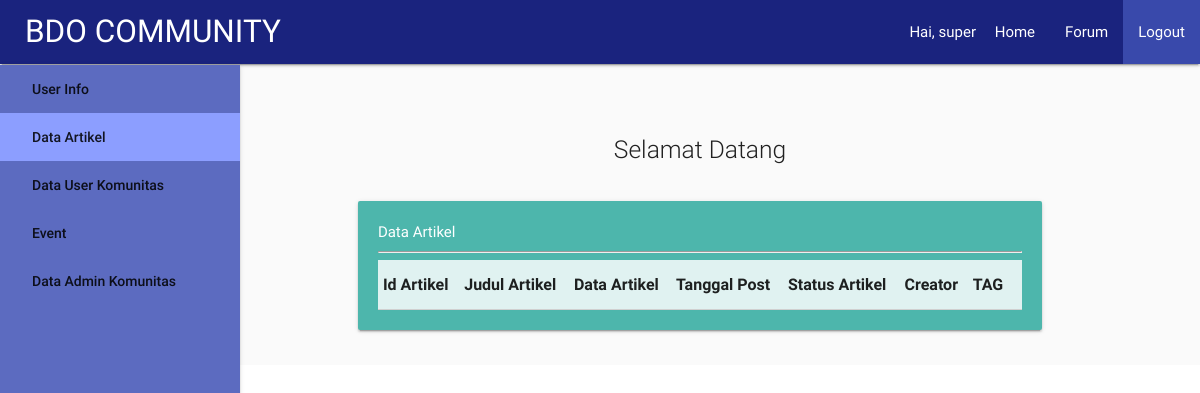
Page /dashboard/hi_dataartikel.php (signed in) on the earlier database version.
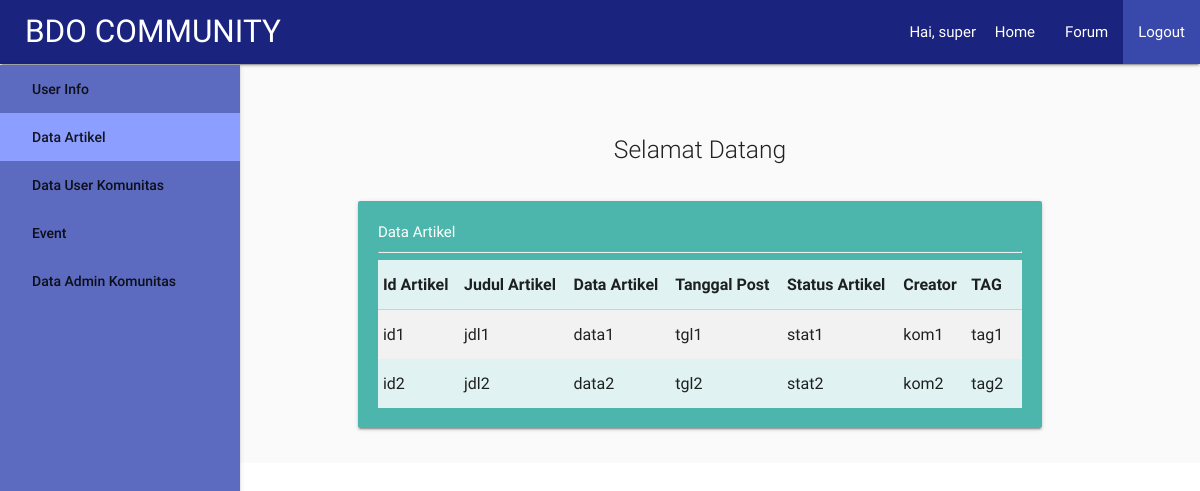
Same page on the later database version.
### tables this page shows
CREATE TABLE `data_artikel` (
  `idArtikel` varchar(10) NOT NULL,
  `jdlArtikel` varchar(60) NOT NULL,
  `dtArtikel` text NOT NULL,
  `tglArtikel` varchar(30) NOT NULL,
  `statusArtikel` varchar(30) NOT NULL,
  `creatorArtikel` varchar(30) NOT NULL,
  `idTag` varchar(10) NOT NULL
);

### proses/proses_cekSession.php (called while the page is built, shortened)
<?php
if(!isset($_SESSION['session_user'])){
  header('Location: ../index.php');
}else{
  $user = $_SESSION['session_user'];
  $role = $_SESSION['session_role'];
}
?>

### dashboard/hi_dataartikel.php (the view, shortened to what this page needs)
<?php
include("../proses/proses_cekSession.php");
include("../proses/proses_koneksi.php");
if($role == 1){
  $query = "SELECT * FROM data_artikel";
  $result = mysqli_query($conn,$query);
}else if($role == 2){
  $r = "Admin Komunitas";
  $query = "SELECT * FROM data_artikel WHERE creatorArtikel = '$komunitas'";
  $result = mysqli_query($conn,$query);
}else{
  header('Location: ../index.php');
}
?>
<html>
<head>
  <link href="../css/materialize.css" rel="stylesheet">
  <link href="../css/style.css" rel="stylesheet">
</head>
<body>
  <div class="navbar-fixed">
    <nav >
      <div class="nav-wrapper indigo darken-4" >
        <a href="#" class="brand-logo" style="margin-left:25px;">BDO COMMUNITY</a>
        <ul id="nav-mobile" class="right hide-on-med-and-down">
          <li>Hai, <?php echo $user; ?>&nbsp;</li>
          <li><a href="../">Home</a></li>
          <li><a href="#">Forum</a></li>
          <li><a class="indigo darken-1" href="../proses/proses_logOut.php">Logout</a></li>
        </ul>
      </div>
    </nav>
  </div>
  <div class="row">
    <header class="col s2">
      <ul style="width:240px; margin-top:65px;" class="side-nav fixed indigo lighten-1">
        <a href="hi_index.php">User Info</a></li>
        <a href="#" class="indigo accent-1">Data Artikel</a></li>
        <a href="hi_datauserkomunitas.php">Data User Komunitas</a></li>
        <a href="hi_dataevent.php">Event</a></li>
        <?php
        if($role==1){
          echo "<a href='hi_dataadminkomunitas.php'>Data Admin Komunitas</a></li>";
        }
        ?>
      </ul>
    </header>
    <div class="col s10 grey lighten-5">
      <div class="section no-pad-bot grey lighten-5" id="index-banner">
        <div class="container">
          <br><br>
          <div class="row center">
            <h5 class="header col s12 light">
              Selamat Datang
            </h5>
          </div>
          <div class="row">
            <div class="col s12">
              <div class="card-panel teal lighten-2 s12 white-text" style="padding:20px;">
                <table class="teal lighten-5 highlight striped">
                  Data Artikel<hr>
                  <thead>
                    <tr>
                      <th>Id Artikel</th>
                      <th>Judul Artikel</th>
                      <th>Data Artikel</th>
                      <th>Tanggal Post</th>
                      <th>Status Artikel</th>
                      <th>Creator</th>
                      <th>TAG</th>
                      <th></th>
                    </tr>
                  </thead>
                  <tbody>
                    <?php while($row = mysqli_fetch_array($result)){?>
                    <tr>
                      <td><?php echo $row[0]; ?></td>
                      <td><?php echo $row[1]; ?></td>
                      <td><?php echo $row[2]; ?></td>
                      <td><?php echo $row[3]; ?></td>
                      <td><?php echo $row[4]; ?></td>
                      <td><?php echo $row[5]; ?></td>
                      <td><?php echo $row[6]; ?></td>
                      <td></td>
                    </tr>
                    <?php } ?>
                  </tbody>
                </table>
              </div>
            </div>
          </div>
        </div>
      </div>
    </div>
  </div>
</body>
</html>

Differences in the rows shown:
added data_artikel: idArtikel "id1", jdlArtikel "jdl1", dtArtikel "data1", tglArtikel "tgl1", statusArtikel "stat1", creatorArtikel "kom1", idTag "tag1"
added data_artikel: idArtikel "id2", jdlArtikel "jdl2", dtArtikel "data2", tglArtikel "tgl2", statusArtikel "stat2", creatorArtikel "kom2", idTag "tag2"
